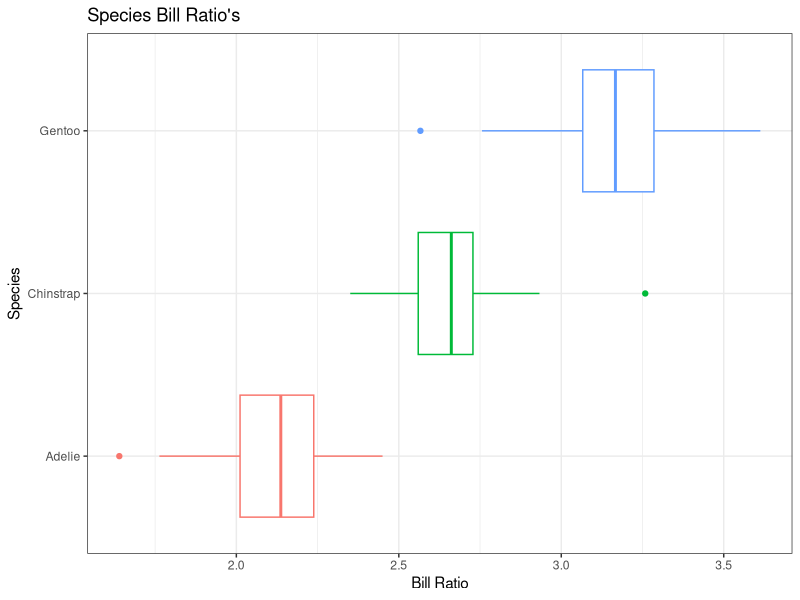
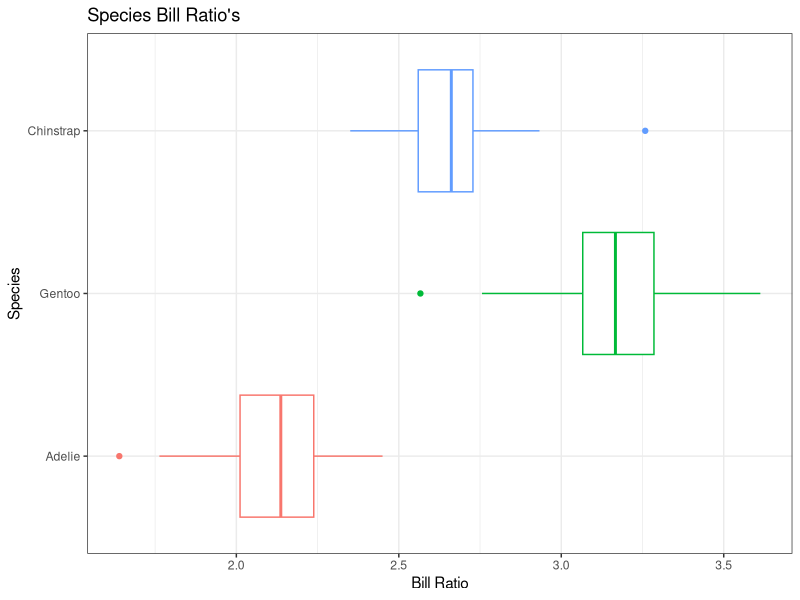
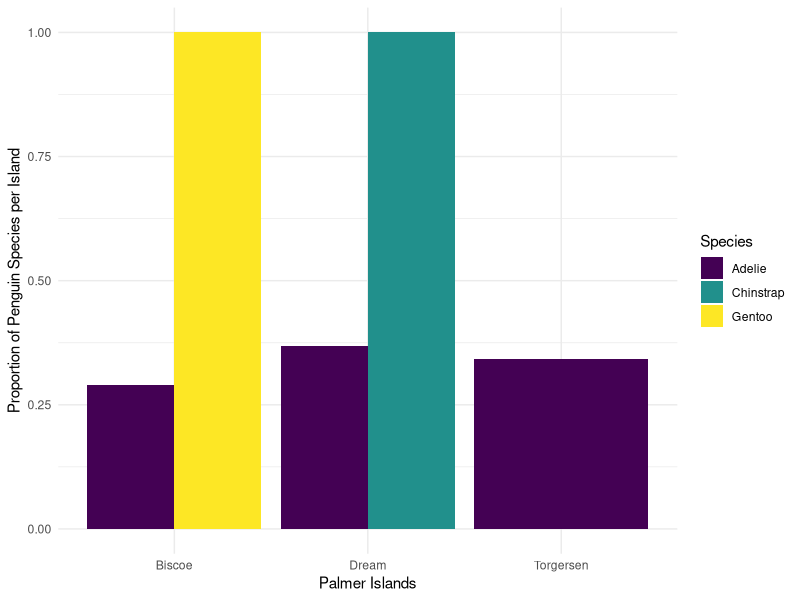

Here is the R script that generated these plots, in order:
## ---- chunk 1
#| label: setup
#| include: false

library(tidyverse)
library(palmerpenguins)
data(penguins)
## ---- chunk 2
penguins |>
  mutate(body_mass_kg = body_mass_g / 1000)
## ---- chunk 3
penguins |> 
  drop_na() #if we leave it blank it will remove any row with an NA
## ---- chunk 4
penguins |> 
  drop_na(sex) #adding a variable, removes rows with NA just for that variable
## ---- chunk 5
#|label: bill_ratio 
names(penguins)

penguins <-penguins |>
  mutate(bill_ratio = bill_length_mm / bill_depth_mm)

## ---- chunk 6
#| label: boxplot bill ratio

ggplot(penguins)+
  geom_boxplot(aes(y = species,x= bill_ratio, color = species))+
  theme_bw()+
  labs(x= "Bill Ratio", y= "Species", title= "Species Bill Ratio's")+
  guides(color = "none")

## ---- chunk 7
#| label: adding bill_ratio, body_mass_kg, flipper_length_m
names(penguins)
penguins |>
  mutate(bill_ratio = bill_length_mm / bill_depth_mm,
         body_mass_kg = body_mass_g/1000,
         flipper_length_m = flipper_length_mm/1000)
## ---- chunk 8
#| label: reordered species bill_ratio boxplot
penguins |> 
  mutate(species = 
           fct_relevel(species, "Adelie", "Gentoo", "Chinstrap"),
         bill_ratio = bill_length_mm / bill_depth_mm) |> 
ggplot()+
  geom_boxplot(aes(y = species,x= bill_ratio, color = species))+
  theme_bw()+
  labs(x= "Bill Ratio", y= "Species", title= "Species Bill Ratio's")+
  guides(color = "none")
  
## ---- chunk 9
penguins |>
  group_by(species) |>
  summarize(mass_mean = mean(body_mass_g, na.rm = TRUE),
            mass_sd = sd(body_mass_g, na.rm = TRUE))
## ---- chunk 10
#|label: mean adn sd of body mass
penguins |> 
  mutate(body_mass_kg = body_mass_g/1000) |> 
  group_by(species, sex) |> 
  summarize(mass_mean = mean(body_mass_kg, na.rm = TRUE),
            mass_sd = sd(body_mass_kg, na.rm = TRUE))
## ---- chunk 11
#|label: max min flipper length
names(penguins)
penguins |>
  filter(species == "Chinstrap")|>
  group_by(island)|>
  mutate(flip_max = max(flipper_length_mm), flip_min = min(flipper_length_mm))

## ---- chunk 12
#| label: mean bill ratio only
names(penguins)
penguins |>
  mutate(bill_ratio== bill_length_mm / bill_depth_mm)|>
  select(species, bill_ratio)|>
  group_by(species)|>
  mutate(bill_ratio_mean = mean(bill_ratio, na.rm = TRUE))


## ---- chunk 13
penguins |>
  group_by(species) |>
  summarize(bill_length_mean = mean(bill_length_mm, na.rm = TRUE),
            bill_depth_mean = mean(bill_depth_mm, na.rm = TRUE),
            flipper_length_mean = mean(flipper_length_mm, na.rm = TRUE))
## ---- chunk 14
penguins |>
  group_by(species) |>
  summarize(across(ends_with("mm"), 
                   .fns = mean, 
                   na.rm = TRUE))
## ---- chunk 15
penguins |>
  group_by(year) |>
  summarise(across(starts_with("bill"), 
                   .fns = max, 
                   na.rm = TRUE, 
                   .names = "max_{.col}"))
## ---- chunk 16
penguins |>
  group_by(year) |>
  summarise(across(starts_with("bill"), 
                   .fns = max, 
                   na.rm = TRUE, 
                   .names = "{.col}_max"))
## ---- chunk 17
penguins |>
  group_by(species) |>
  summarize(across(contains("length"),
                   list(avg = mean, stdev = sd),
                   na.rm = TRUE,
                   .names = "{.fn}_{.col}"))
## ---- chunk 18
#|label: using across
penguins |>
  group_by(island) |>
  summarize(across(contains("mm"),
                   list(median= median),
                   na.rm = TRUE,
                   .names = "{.col}_{.fn}"))
## ---- chunk 19
#|label: using across()
penguins|>
  filter(island != "Biscoe")|>
  rename(spp_penguin = species)|>
  group_by(spp_penguin)|>
  summarize(across(contains("length"),
                   list(mean= mean),
                   na.rm = TRUE,
                   .names = "{.col}_{.fn}"))
  
## ---- chunk 20
penguins |>
  group_by(species) |>
  summarize(n = n())
## ---- chunk 21
penguins |>
  count(species)
## ---- chunk 22
penguins |>
  count(species, year)#counts number of species per year
## ---- chunk 23
penguins |> 
  count(species, island) |> #number of species per island
  group_by(species) |> #group by the species 
  mutate(total = sum(n),  #create variable total for the total of species
         prop = n/total) |>  #number of species div by total fro the propotion of species per island 
  ggplot(aes(x = island, y = prop, fill = species)) + #create the aesthetics for the figure
  geom_col(position = position_dodge()) + #create the geometry for the figure
  scale_fill_viridis_d() + #add color blind friendly color
  labs(x = "Palmer Islands",
       y = "Proportion of Penguin Species per Island",
       fill = "Species") +
  theme_minimal()
## ---- chunk 24
#|label: count by species, island, and year
penguins |>
  count(species, year,island)
## ---- chunk 25
#|label: Adelie and Gentoo penguins species and sex
penguins |>
  filter(species == c("Adelie","Gentoo"))|>
  count(species, sex)
## ---- chunk 26
penguins |>
  mutate(size_bin = case_when(
      body_mass_g > 4500 ~ "large",
      body_mass_g > 3000 & body_mass_g <= 4500 ~ "medium",
      body_mass_g <= 3000 ~ "small"
    )
  )
## ---- chunk 27
penguins |>
  select(species, year, flipper_length_mm) |>  #selects the variables to deal with 
  rename(study_year = year) |>   #renames the year variable study_year
  filter(species == "Adelie") |>  #looks only at adelie species
  mutate(flipper_rank = case_when(   #creates flipper_rank variable
    flipper_length_mm < 200 ~ 1,   #when less than 200mm ranked 1
    flipper_length_mm >= 200 ~ 2,  #when creater than or = 200 ranked 2
    TRUE ~ 0 # 0 for anything else
  ))
## ---- chunk 28
#|label: using case_when
penguins |>
  mutate(study_year = case_when(  
    year == 2007 ~ "Year 1",   
    year == 2008 ~ "Year 2",  
    year == 2009 ~ "Year 3"))
## ---- chunk 29
#|label: putting it all together
names(penguins)
penguins |>
  filter(species == "Chinstrap")|>
  select(flipper_length_mm,body_mass_g)|>
  mutate(fm_ratio = flipper_length_mm/ body_mass_g)|>
  mutate(ratio_bin = case_when(
    fm_ratio >=0.05 ~ "high",
    fm_ratio <0.05 ~ "low", 
    TRUE ~ NA
  ))
  
